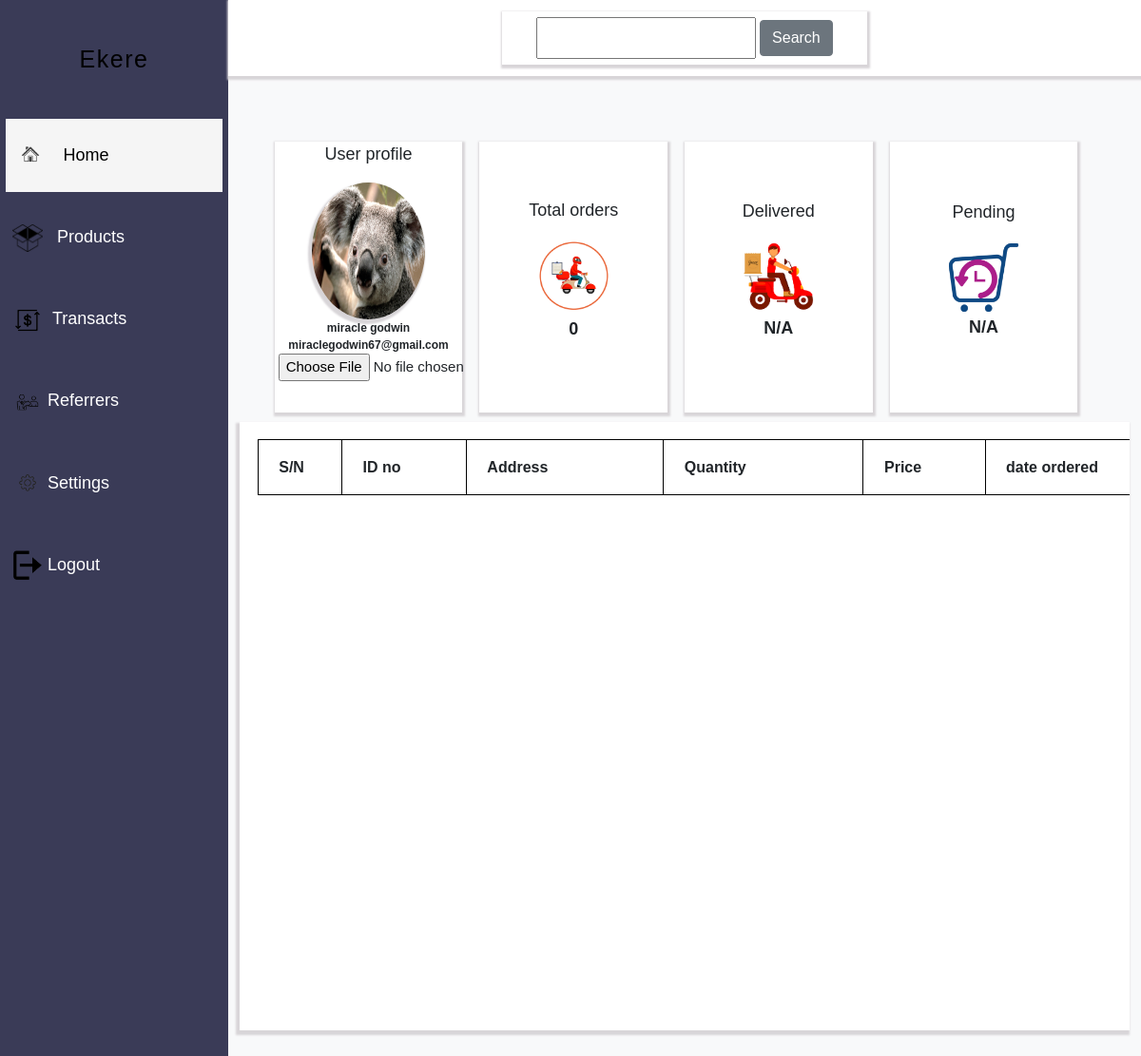
The app's page /dashboard/ (signed in) with its own data.
### ekereapp/models.py (models this page shows, shortened)
class Userprofile(models.Model):
    user=models.OneToOneField(User,null=True,blank=True,on_delete=models.CASCADE)
    image=models.ImageField(upload_to='profile_pic/', null=True,blank=True, default='user.png')
    class Meta:
        ordering=['-id']

class User(AbstractUser):
    email=models.EmailField(unique=True)
    password=models.CharField(max_length=200)
    birth_day=models.DateField(null=True)
    USERNAME_FIELD= 'email'
    REQUIRED_FIELDS=['username']

### ekereapp/views.py (the view)
# urls.py: path('dashboard/',Dashboard,name='dashboard'),
@login_required(login_url='login')
def Dashboard(request):
    form=UserProfileform(request.POST or None,request.FILES or None)
    if request.method=='POST':
        if form.is_valid():
            obj=form.save(commit=False)
            obj.user=request.user
            obj.save()
            return redirect('dashboard')
    else:
        form=UserProfileform()
    cart=Cart.objects.filter(ordered=True,user=request.user)
    obj=Userprofile.objects.filter(user=request.user).first()
    context={'cart': cart,'form':form,
            'total_orders':cart.count(),
            'object':obj
    }
    return render(request,'ekere/dashboard.html',context)

### ekereapp/forms.py
class UserProfileform(forms.ModelForm):
    class Meta:
        model=Userprofile
        fields=['image']

### ekereapp/templates/ekere/dashboard.html (shortened to what this page needs)
{% extends 'base.html' %}
{%load static%}
{%block content%}
    <div class="dashboard_holder bg-light">
        <ul class="dash_menu">
            <div class="logo">
                <a href="{%url 'home' %}"><p>E<span>kere</span></p></a>
            </div>
            <li class="active" title="home"><a href="{%url 'home' %}"><img src="{%static 'media/home.png' %}" alt="home"> &nbsp; Home</a></li>
            <li><a href="{%url 'home' %}"><img src="{%static 'media/prod.png' %}" alt=""> &nbsp; Products</a></li>
            <li><a href=""><img src="{%static 'media/transact.png' %}" alt=""> &nbsp;Transacts</a></li>
            <li><a href=""><img src="{%static 'media/refer.png' %}" alt="">&nbsp;Referrers</a></li>
            <li><a href="{%url 'password_change' %}"><img src="{%static 'media/settings.png' %}" alt="">&nbsp;Settings</a></li>
            <li><a href="{%url 'logout' %}"><img src="{%static 'media/logout.png' %}" alt="">&nbsp;Logout</a></li>
        </ul>
        <div class="dash_header">
            <form action="{%url 'search' %}" >
            <input type="text" name="q" id="">&nbsp;<button class="btn btn-secondary">Search</button>
        </form>
        </div>
        <div class="dash_main">
           <div class="features">
                <div class="feature_content user_profile">
                    <p>User profile</p>
                    {%if object.image%}
                    <img src="{{object.image.url}}" alt="">
                    {%else%}
                    <img src="{{object.image}}" alt="">
                    {%endif%}
                    <small>{{request.user.first_name}} {{request.user.last_name}}</small>
                    <small>{{request.user.email}}</small>
               <form action="" method="post" enctype="multipart/form-data" style=" width: 100%; display: flex; justify-content: space-around; font-size: 15px; padding: 0% 2%;">
                {{form.image}}<br>
                <button type="submit" class="btn btn-primary">Upload</button>
               </form>
               <br>
                </div>
                <div class="feature_content">
                    <p>Total orders</p>
                        <img src="{%static 'media\total_ord.png' %}" alt="">
                        <p style="font-weight: bold;">{{total_orders}}</p>
                </div>
                <div class="feature_content">
                    <p>Delivered</p>
                        <img src="{%static 'media\delivered.png' %}" alt="">
                        <p style="font-weight: bold;">N/A</p>
                </div>
                <div class="feature_content">
                    <p>Pending</p>
                        <img src="{%static 'media\pending.png' %}" alt="">
                        <p style="font-weight: bold;">N/A</p>
                </div>
           </div>
           <div class="dash_table">
            <table>
                <thead>
                    <tr>
                        <th>S/N</th>
                        <th>ID no</th>
                        <th>Address</th>
                        <th>Quantity</th>
                        <th>Price</th>
                        <th>date ordered</th>
                    </tr>
                </thead>
        </div>
    </div>
</div>
{%endblock%}

### static/css/main.css (style rules this page uses)
* { padding: 0px; margin: 0px; box-sizing: border-box; font-family: sans-serif; }
.logo p { color: black; font-size: 30px; letter-spacing: 1.5px; font-weight: normal; float: left; }
table th, table td { border: 1px solid black; padding: 1.5% 2%; }
.dashboard_holder { width: 100%; min-height: 150vh; }
.dash_menu { background-color: rgba(14, 14, 49, 0.808); width: 20%; display: flex; flex-direction: column; min-height: 148vh; padding-top: 2%; line-height: 9.5vh; float: left; padding-left: 0.5%; padding-right: 0.5%; }
.dash_menu .logo p { font-size: 25px; }
.dash_menu .logo { justify-content: space-around; display: flex; }
.dash_menu li { list-style: none; padding: 0% 3%; transition: 1s ease; margin-top: 4%; }
.dash_menu li img { width: 15%; color: white; }
.dash_menu li a { text-decoration: none; color: white; font-size: 18px; }
.dash_menu .active { background-color: whitesmoke; width: 100%; padding: -5% 2%; }
.dash_menu .active a { color: black; }
.dash_menu .active img { width: 18%; }
.dash_header { width: 80%; height: 10vh; float: right; background-color: white; display: flex; align-items: center; justify-content: center; box-shadow: 1px 2px 2px 2px rgb(216, 213, 216); }
.dash_header form { box-shadow: 1px 2px 2px 2px rgb(216, 213, 216); width: 40%; height: 7vh; display: flex; justify-content: center; align-items: center; }
.dash_header form input { width: 60%; height: 80%; }
.dash_main { width: 80%; min-height: 108vh; float: right; padding: 5% 1%; }
.dash_main .features { width: 100%; padding: 1% 2%; display: flex; }
.feature_content { background-color: white; width: 22%; min-height: 35vh; display: flex; margin-left: 2%; flex-direction: column; box-shadow: 1px 2px 2px 2px rgb(216, 213, 216); justify-content: center; align-items: center; }
.feature_content p { font-size: 18px; }
.feature_content img { width: 40%; }
.user_profile p { font-size: 18px; }
.user_profile img { width: 60%; border-radius: 50%; height: 18vh; box-shadow: -2px 3px 2px 2px rgb(216, 213, 216); }
.user_profile small { font-size: 12px; font-weight: bold; }
.dash_table { width: 100%; min-height: 80vh; background-color: white; overflow: scroll; padding: 2% 2%; box-shadow: -2px 3px 2px 2px rgb(216, 213, 216); }
.dash_table table { min-width: 120%; height: 100%; }
html { scroll-behavior: smooth; }

### records on screen
Userprofile: image (picture)
User: user.first_name "miracle", user.last_name "godwin", user.email "miraclegodwin67@gmail.com"

### other values on screen
{{ total_orders }} "0"
